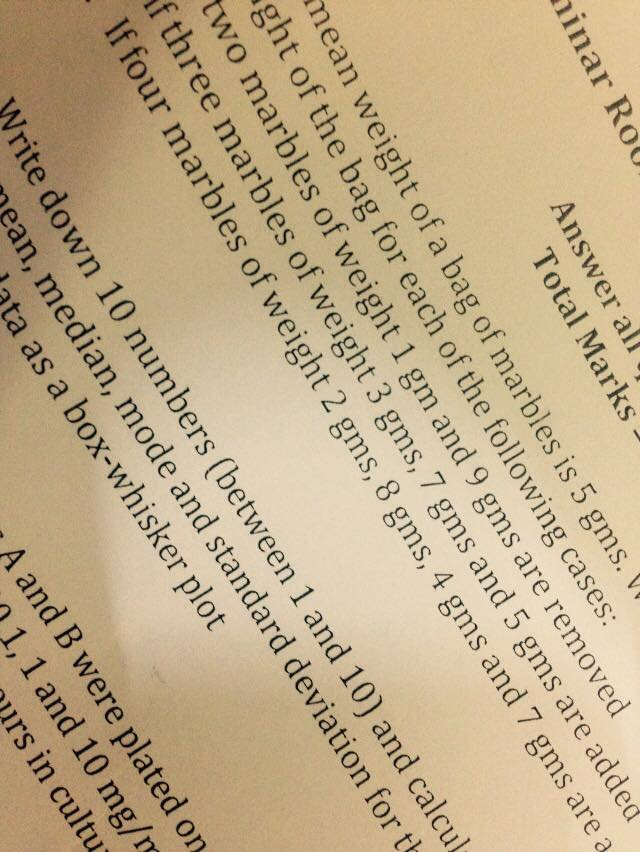
//> input picture playground/image_maniputation/code/text.jpg, 640 x 852 px
$ ./gray   (built with g++ and OpenCV 4)
//> lines starting //> are read from the running program, lines starting //| are printed output that depends on the picture; after the words box and inside, x2 and y2 are one past the last pixel; in counts of white or black regions, pixels touching at a corner belong together
#include "opencv2/core/core.hpp"
#include "opencv2/highgui/highgui.hpp"
#include "opencv2/imgproc/imgproc.hpp"
#include "iostream"

using namespace cv;
using namespace std;

int main( )
{

    Mat image;
    image = imread("text.jpg", CV_LOAD_IMAGE_COLOR);
//> image is the input picture: 852 rows x 640 cols, CV_8UC3; mean B, G, R 136.2, 171.4, 192.4

    if(! image.data )
    {
        cout <<  "Could not open or find the image" << std::endl ;
        return -1;
    }

    // Create a new matrix to hold the gray image
    Mat gray;

    // convert RGB image to gray
    cvtColor(image, gray, CV_BGR2GRAY);
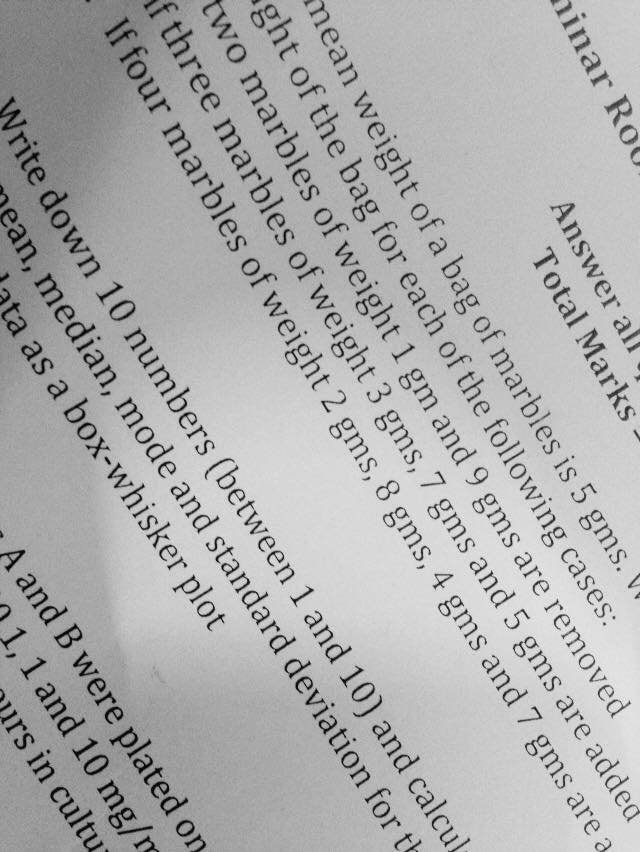
//> gray: 852 rows x 640 cols, CV_8UC1; min 0, max 248, mean 173.6

    // [5 lines of commented-out code are left out]

    cv::Mat binaryMat(gray.size(), gray.type());

    //Apply thresholding
    cv::threshold(gray, binaryMat, 100, 255, cv::THRESH_BINARY);
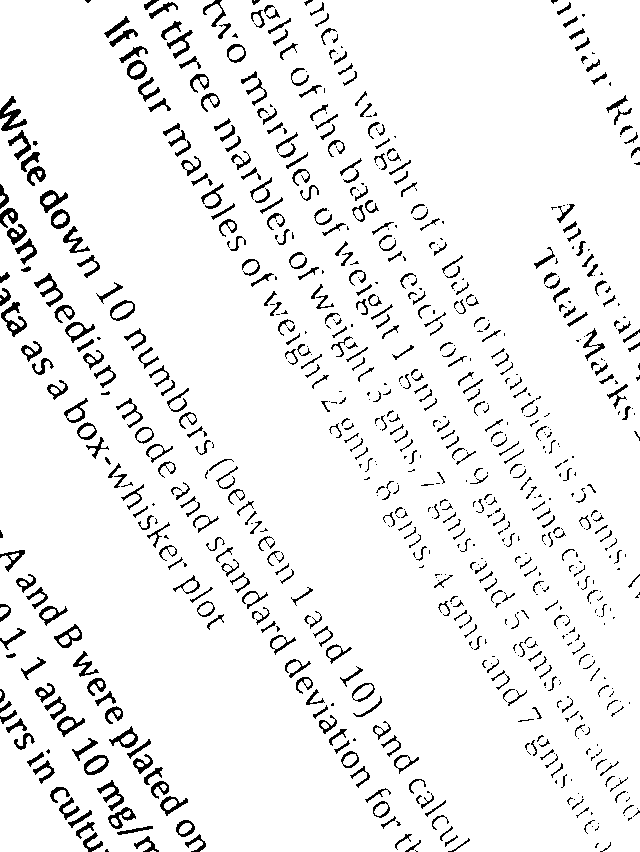
//> binaryMat: 852 rows x 640 cols, CV_8UC1; 93.6% white; black in thin lines or dots

    imwrite( "gray.jpg", binaryMat );

    //waitKey(0);
    return 0;
}
